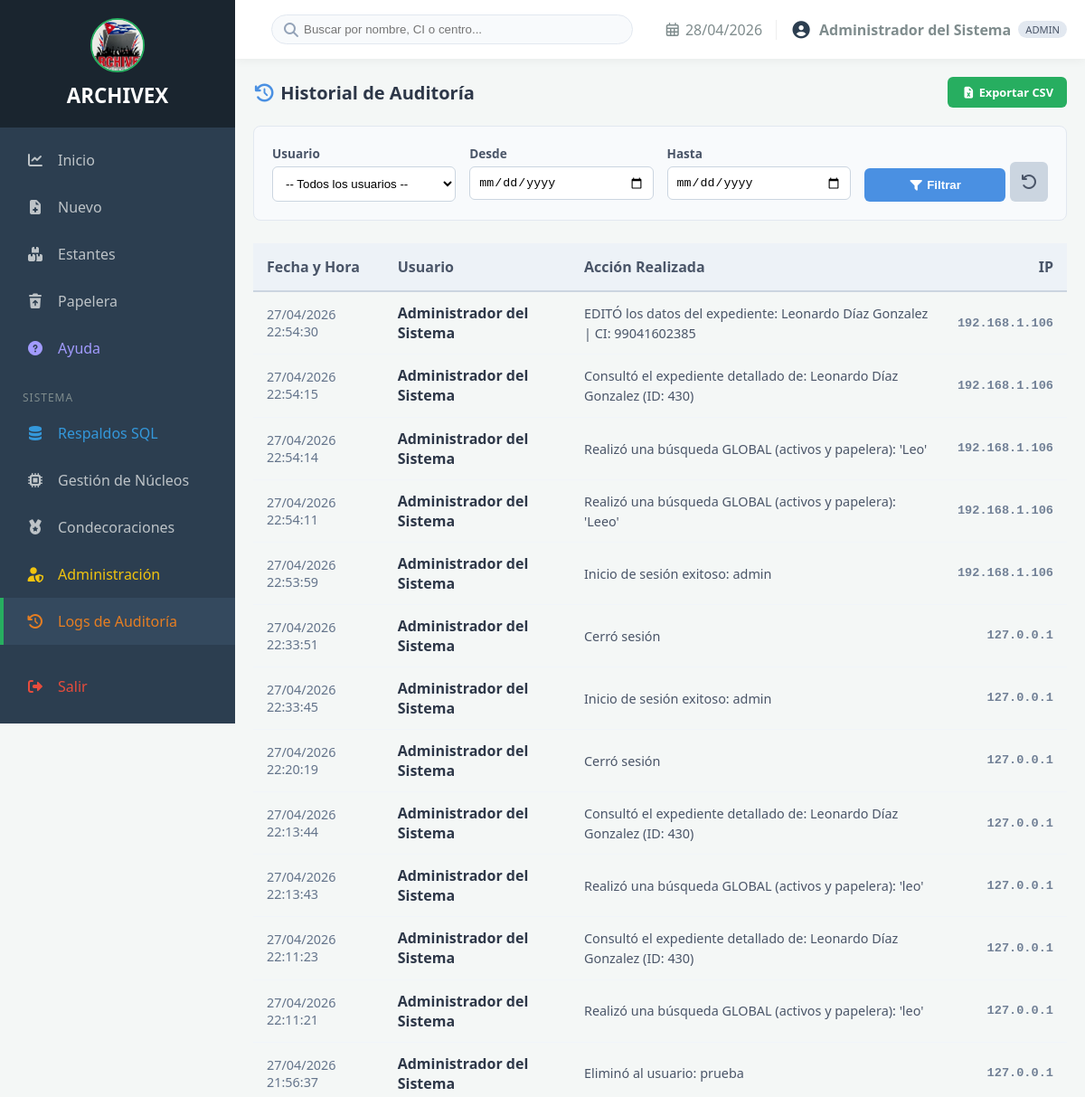
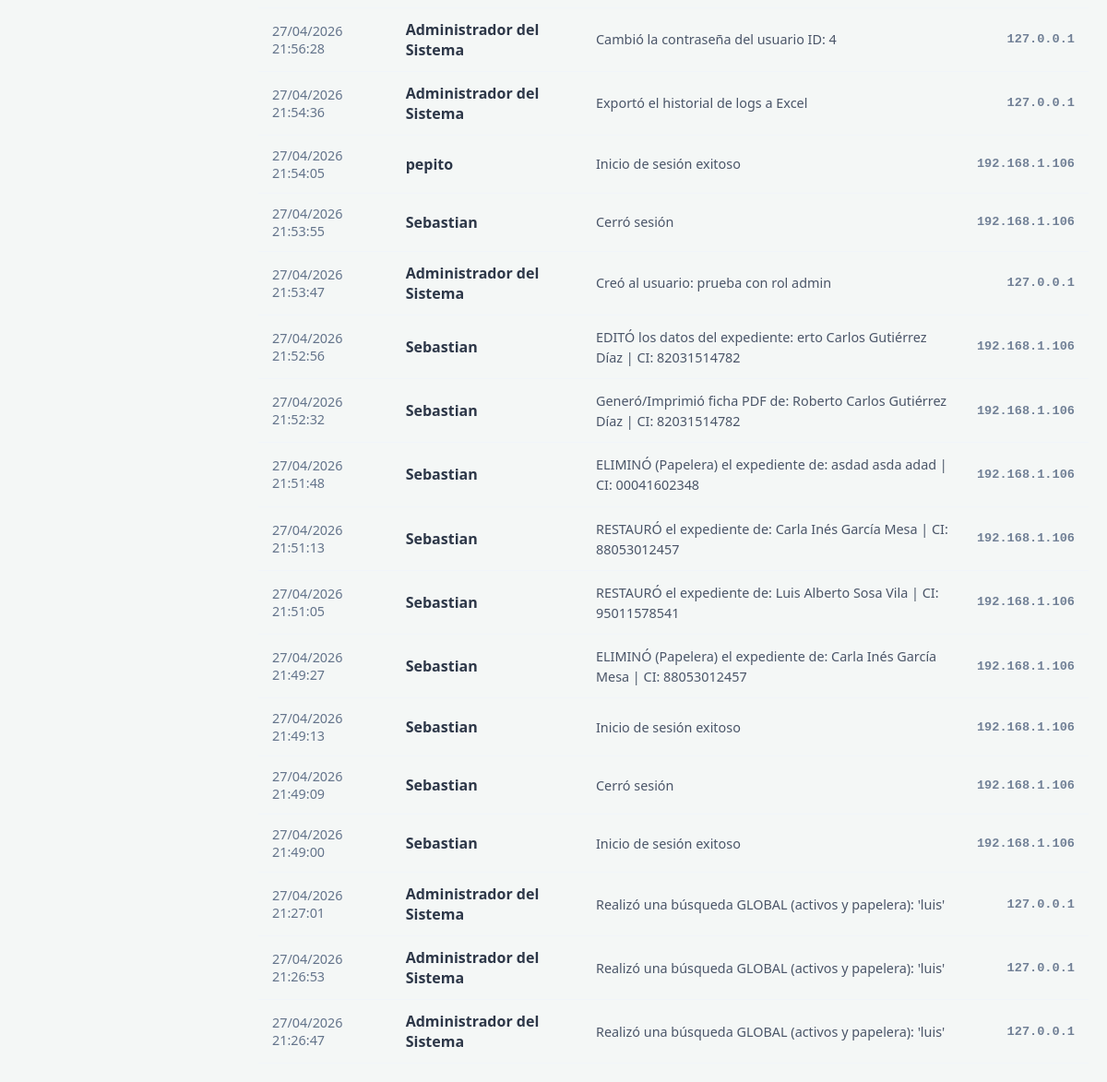
The page /index.php?controller=admin&action=verLogs (signed in) on the database its author committed (2 pictures, top to bottom).
### tables this page shows
CREATE TABLE `logs` (
  `id` int(11) NOT NULL,
  `fecha_hora` datetime DEFAULT current_timestamp(),
  `usuario_id` int(11) DEFAULT NULL,
  `usuario_nombre` varchar(100) DEFAULT NULL,
  `accion` text DEFAULT NULL,
  `ip_address` varchar(45) DEFAULT NULL
);

CREATE TABLE `usuarios` (
  `id` int(11) NOT NULL AUTO_INCREMENT,
  `usuario` varchar(50) NOT NULL,
  `password_hash` varchar(255) NOT NULL,
  `nombre_completo` varchar(100) DEFAULT NULL,
  `rol` enum('admin','operador') DEFAULT 'operador',
  `ultimo_acceso` datetime DEFAULT NULL,
  `created_at` timestamp NOT NULL DEFAULT current_timestamp(),
  PRIMARY KEY (`id`),
  UNIQUE KEY `usuario` (`usuario`)
);

### app/controllers/AdminController.php (called while the page is built, shortened)
<?php
class AdminController {
    private $db;
    public function __construct() {
        $this->db = Database::getConnection();
    }
    public function verLogs() {
        $sql = "SELECT l.*, u.nombre_completo as nombre_usuario_real
                FROM logs l
                LEFT JOIN usuarios u ON l.usuario_id = u.id
                WHERE 1=1";
        $params = [];
        $sql .= " ORDER BY l.fecha_hora DESC LIMIT 1000";
        $stmt = $this->db->prepare($sql);
        $stmt->execute($params);
        $logs = $stmt->fetchAll(PDO::FETCH_ASSOC);
        require_once __DIR__ . '/../../views/layout/main.php';
    }
}

### app/config/config.php (called while the page is built, shortened)
<?php
class Database {
    private static $instance = null;
    public static function getConnection() {
        if (self::$instance === null) {
            try {
                self::$instance = new PDO(
                    "mysql:host=" . DB_HOST . ";dbname=" . DB_NAME . ";charset=utf8mb4",
                    DB_USER, DB_PASS,
                    [PDO::ATTR_ERRMODE => PDO::ERRMODE_EXCEPTION, PDO::ATTR_DEFAULT_FETCH_MODE => PDO::FETCH_ASSOC]
                );
            } catch (PDOException $e) {
                die("Error de conexión: " . $e->getMessage());
            }
        }
        return self::$instance;
    }
}

### views/admin/logs.php (the view, shortened to what this page needs)
<div class="usuarios-container fade-in">
    <div class="card-ficha">
        <div class="card-title" style="display: flex; justify-content: space-between; align-items: center; margin-bottom: 20px;">
            <span style="font-size: 1.25rem; font-weight: bold; color: #2d3748;">
                <i class="fas fa-history" style="color: #4a90e2;"></i> Historial de Auditoría
            </span>
            <a href="index.php?controller=admin&action=exportarLogsExcel" class="btn-confirm" style="background: #27ae60; color: white; text-decoration: none; font-size: 0.8rem; padding: 8px 15px; border-radius: 6px; font-weight: bold;">
                <i class="fas fa-file-excel"></i> Exportar CSV
            </a>
        </div>
        <form action="index.php" method="GET"
              style="display: grid; grid-template-columns: repeat(auto-fit, minmax(180px, 1fr)); gap: 15px; background: #f8fafc; padding: 20px; border-radius: 8px; margin-bottom: 25px; border: 1px solid #e2e8f0;">
            <div class="form-group">
                <label style="display:block; margin-bottom:5px; font-size:0.85rem; font-weight:600; color: #4a5568;">Usuario</label>
                <select name="usuario_id" style="width:100%; padding:10px; border:1px solid #cbd5e0; border-radius:6px; background:white; outline: none;">
                    <option value="">-- Todos los usuarios --</option>
                </select>
            </div>
            <div class="form-group">
                <label style="display:block; margin-bottom:5px; font-size:0.85rem; font-weight:600; color: #4a5568;">Desde</label>
                <input type="date" name="fecha_inicio" value="<?php echo $_GET['fecha_inicio'] ?? ''; ?>" style="width:100%; padding:9px; border:1px solid #cbd5e0; border-radius:6px; outline: none;">
            </div>
            <div class="form-group">
                <label style="display:block; margin-bottom:5px; font-size:0.85rem; font-weight:600; color: #4a5568;">Hasta</label>
                <input type="date" name="fecha_fin" value="<?php echo $_GET['fecha_fin'] ?? ''; ?>" style="width:100%; padding:9px; border:1px solid #cbd5e0; border-radius:6px; outline: none;">
            </div>
            <div style="display: flex; align-items: flex-end; gap: 5px;">
                <button type="submit" style="flex:1; padding: 11px; background: #4a90e2; color:white; border:none; border-radius:6px; cursor:pointer; font-weight:bold; transition: background 0.3s;">
                    <i class="fas fa-filter"></i> Filtrar
                </button>
                <a href="index.php?controller=admin&action=verLogs" style="padding: 11px; background: #cbd5e0; color:#4a5568; border-radius:6px; text-decoration:none; text-align:center; transition: background 0.3s;" title="Limpiar filtros">
                    <i class="fas fa-undo"></i>
                </a>
            </div>
        </form>
        <div style="overflow-x: auto;">
            <table class="tabla-usuarios">
                <thead>
                    <tr>
                        <th>Fecha y Hora</th>
                        <th>Usuario</th>
                        <th>Acción Realizada</th>
                        <th class="actions-column-header">IP</th>
                    </tr>
                </thead>
                <tbody>
                    <?php foreach($logs as $l): ?>
                    <tr>
                        <td data-label="Fecha" style="color: #64748b; font-size: 0.9rem; font-family: 'Segoe UI', Tahoma, Geneva, Verdana, sans-serif;">
                            <?php echo date('d/m/Y H:i:s', strtotime($l['fecha_hora'])); ?>
                        </td>
                        <td data-label="Usuario" style="font-weight: 600; color: #2d3748;">
                            <?php
                                echo htmlspecialchars($l['nombre_usuario_real'] ?? $l['usuario_nombre'] ?? 'Sistema/Desconocido');
                            ?>
                        </td>
                        <td data-label="Acción">
                            <span style="color: #4a5568; font-size: 0.9rem; line-height: 1.4;">
                                <?php echo htmlspecialchars($l['accion']); ?>
                            </span>
                        </td>
                        <td data-label="IP" class="actions-cell" style="font-family: 'Courier New', Courier, monospace; font-size: 0.85rem; color: #718096; font-weight: bold;">
                            <?php echo htmlspecialchars($l['ip_address'] ?? '0.0.0.0'); ?>
                        </td>
                    </tr>
                    <?php endforeach; ?>
                </tbody>
            </table>
        </div>
    </div>
</div>

### views/layout/main.php (style rules this page uses)
:root { --sidebar-width: 260px; --header-height: auto; --primary-color: #2c3e50; --accent-color: #27ae60; --danger-color: #e74c3c; --text-muted: #bdc3c7; --bg-body: #f4f7f6; }
* { box-sizing: border-box; }
body { margin: 0; display: flex; background: var(--bg-body); font-family: 'Segoe UI', system-ui, -apple-system, sans-serif; overflow-x: hidden; }

### views/admin/logs.php (style rules this page uses)
.tabla-usuarios { width: 100%; border-collapse: collapse; }
.tabla-usuarios thead tr { background: #edf2f7; }
.tabla-usuarios th { padding: 15px; border-bottom: 2px solid #cbd5e0; text-align: left; color: #4a5568; font-weight: 700; }
.tabla-usuarios td { padding: 12px 15px; border-bottom: 1px solid #f1f5f9; color: #2d3748; }
.actions-column-header { text-align: right !important; }
.actions-cell { text-align: right; }
.fade-in { animation: fadeIn 0.5s ease; }

### rows shown on the page
logs: fecha_hora "27/04/2026 22:54:30", usuario.nombre_completo "Administrador del Sistema", accion "EDITÓ los datos del expediente: Leonardo Díaz Gonzalez | CI: 99041602385", ip_address "192.168.1.106"
logs: fecha_hora "27/04/2026 22:54:15", usuario.nombre_completo "Administrador del Sistema", accion "Consultó el expediente detallado de: Leonardo Díaz Gonzalez (ID: 430)", ip_address "192.168.1.106"
logs: fecha_hora "27/04/2026 22:54:14", usuario.nombre_completo "Administrador del Sistema", accion "Realizó una búsqueda GLOBAL (activos y papelera): 'Leo'", ip_address "192.168.1.106"
logs: fecha_hora "27/04/2026 22:54:11", usuario.nombre_completo "Administrador del Sistema", accion "Realizó una búsqueda GLOBAL (activos y papelera): 'Leeo'", ip_address "192.168.1.106"
logs: fecha_hora "27/04/2026 22:53:59", usuario.nombre_completo "Administrador del Sistema", accion "Inicio de sesión exitoso: admin", ip_address "192.168.1.106"
logs: fecha_hora "27/04/2026 22:33:51", usuario.nombre_completo "Administrador del Sistema", accion "Cerró sesión", ip_address "127.0.0.1"
logs: fecha_hora "27/04/2026 22:33:45", usuario.nombre_completo "Administrador del Sistema", accion "Inicio de sesión exitoso: admin", ip_address "127.0.0.1"
logs: fecha_hora "27/04/2026 22:20:19", usuario.nombre_completo "Administrador del Sistema", accion "Cerró sesión", ip_address "127.0.0.1"
logs: fecha_hora "27/04/2026 22:13:44", usuario.nombre_completo "Administrador del Sistema", accion "Consultó el expediente detallado de: Leonardo Díaz Gonzalez (ID: 430)", ip_address "127.0.0.1"
logs: fecha_hora "27/04/2026 22:13:43", usuario.nombre_completo "Administrador del Sistema", accion "Realizó una búsqueda GLOBAL (activos y papelera): 'leo'", ip_address "127.0.0.1"
logs: fecha_hora "27/04/2026 22:11:23", usuario.nombre_completo "Administrador del Sistema", accion "Consultó el expediente detallado de: Leonardo Díaz Gonzalez (ID: 430)", ip_address "127.0.0.1"
logs: fecha_hora "27/04/2026 22:11:21", usuario.nombre_completo "Administrador del Sistema", accion "Realizó una búsqueda GLOBAL (activos y papelera): 'leo'", ip_address "127.0.0.1"
logs: fecha_hora "27/04/2026 21:56:37", usuario.nombre_completo "Administrador del Sistema", accion "Eliminó al usuario: prueba", ip_address "127.0.0.1"
logs: fecha_hora "27/04/2026 21:56:28", usuario.nombre_completo "Administrador del Sistema", accion "Cambió la contraseña del usuario ID: 4", ip_address "127.0.0.1"
logs: fecha_hora "27/04/2026 21:54:36", usuario.nombre_completo "Administrador del Sistema", accion "Exportó el historial de logs a Excel", ip_address "127.0.0.1"
logs: fecha_hora "27/04/2026 21:54:05", usuario_nombre "pepito", accion "Inicio de sesión exitoso", ip_address "192.168.1.106"
logs: fecha_hora "27/04/2026 21:53:55", usuario.nombre_completo "Sebastian", accion "Cerró sesión", ip_address "192.168.1.106"
logs: fecha_hora "27/04/2026 21:53:47", usuario.nombre_completo "Administrador del Sistema", accion "Creó al usuario: prueba con rol admin", ip_address "127.0.0.1"
logs: fecha_hora "27/04/2026 21:52:56", usuario.nombre_completo "Sebastian", accion "EDITÓ los datos del expediente: erto Carlos Gutiérrez Díaz | CI: 82031514782", ip_address "192.168.1.106"
logs: fecha_hora "27/04/2026 21:52:32", usuario.nombre_completo "Sebastian", accion "Generó/Imprimió ficha PDF de: Roberto Carlos Gutiérrez Díaz | CI: 82031514782", ip_address "192.168.1.106"
logs: fecha_hora "27/04/2026 21:51:48", usuario.nombre_completo "Sebastian", accion "ELIMINÓ (Papelera) el expediente de: asdad asda adad | CI: 00041602348", ip_address "192.168.1.106"
logs: fecha_hora "27/04/2026 21:51:13", usuario.nombre_completo "Sebastian", accion "RESTAURÓ el expediente de: Carla Inés García Mesa | CI: 88053012457", ip_address "192.168.1.106"
logs: fecha_hora "27/04/2026 21:51:05", usuario.nombre_completo "Sebastian", accion "RESTAURÓ el expediente de: Luis Alberto Sosa Vila | CI: 95011578541", ip_address "192.168.1.106"
logs: fecha_hora "27/04/2026 21:49:27", usuario.nombre_completo "Sebastian", accion "ELIMINÓ (Papelera) el expediente de: Carla Inés García Mesa | CI: 88053012457", ip_address "192.168.1.106"
logs: fecha_hora "27/04/2026 21:49:13", usuario.nombre_completo "Sebastian", accion "Inicio de sesión exitoso", ip_address "192.168.1.106"
logs: fecha_hora "27/04/2026 21:49:09", usuario.nombre_completo "Sebastian", accion "Cerró sesión", ip_address "192.168.1.106"
logs: fecha_hora "27/04/2026 21:49:00", usuario.nombre_completo "Sebastian", accion "Inicio de sesión exitoso", ip_address "192.168.1.106"
logs: fecha_hora "27/04/2026 21:27:01", usuario.nombre_completo "Administrador del Sistema", accion "Realizó una búsqueda GLOBAL (activos y papelera): 'luis'", ip_address "127.0.0.1"
logs: fecha_hora "27/04/2026 21:26:53", usuario.nombre_completo "Administrador del Sistema", accion "Realizó una búsqueda GLOBAL (activos y papelera): 'luis'", ip_address "127.0.0.1"
logs: fecha_hora "27/04/2026 21:26:47", usuario.nombre_completo "Administrador del Sistema", accion "Realizó una búsqueda GLOBAL (activos y papelera): 'luis'", ip_address "127.0.0.1"

### other values the page prints
$_SESSION['usuario_nombre'] "Administrador del Sistema"
$_SESSION['usuario_rol'] "ADMIN"
